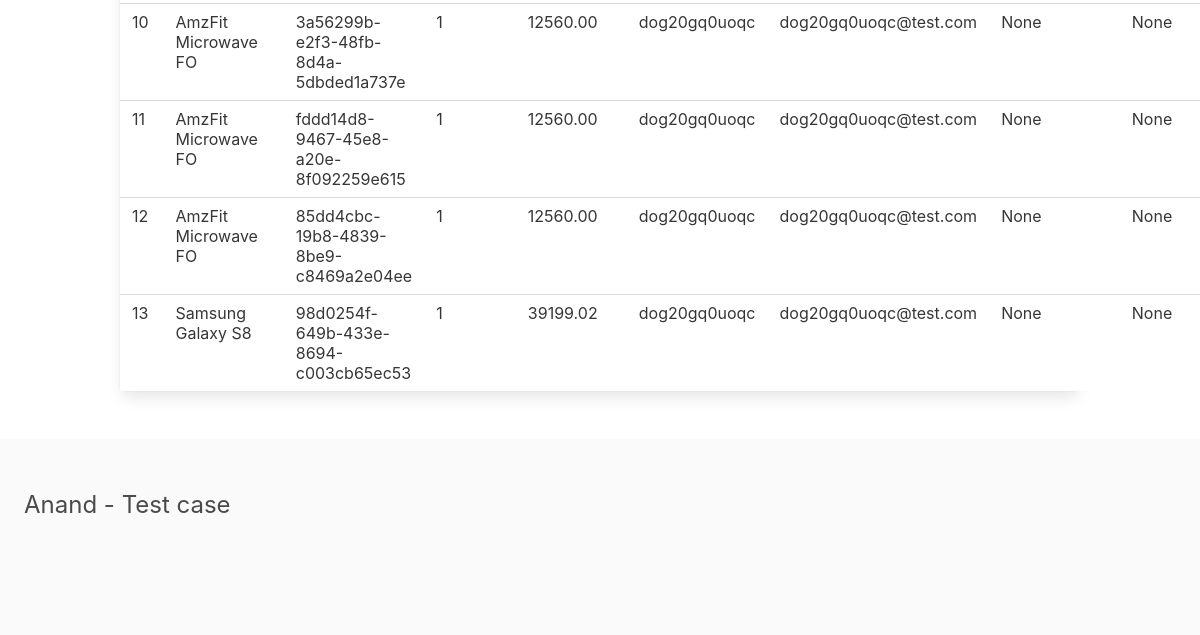
The page /adminapp/order (signed in, lower part) on the database as committed earlier.
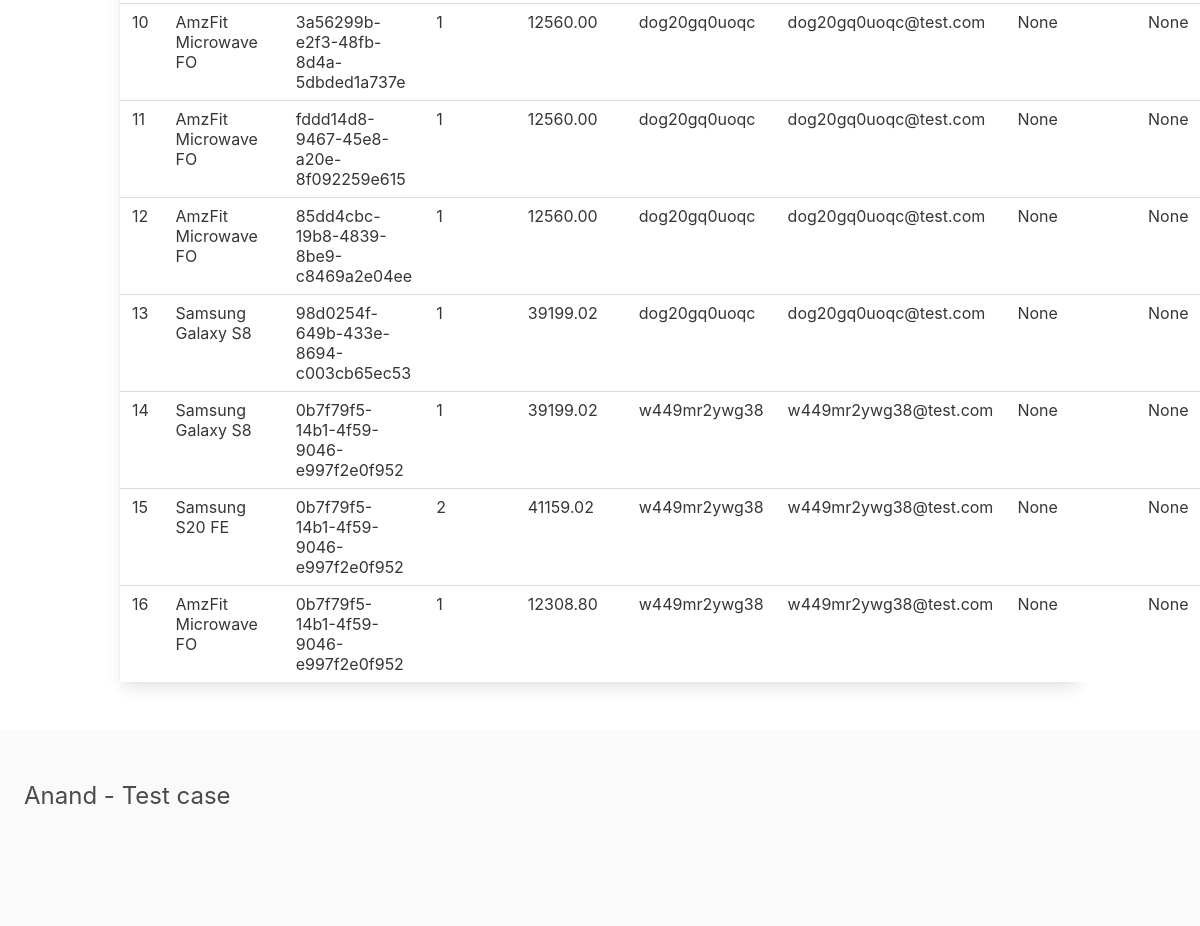
The same page on the database as committed later.
### order/models.py (models this page shows, shortened)
class OrderItem(models.Model):
    order = models.ForeignKey(Order, related_name='items', on_delete=models.CASCADE)
    product = models.ForeignKey(Product, related_name='items', on_delete=models.CASCADE)
    vendor_paid = models.BooleanField(default=False)
    price = models.DecimalField(max_digits=8, decimal_places=2)
    quantity = models.IntegerField(default=1)
    discount = models.IntegerField(default=0,null=True)

class Order(models.Model):
    user = models.ForeignKey(User, on_delete=models.PROTECT, related_name="orderd_user")
    email = models.CharField(null=True,max_length=100)
    address = models.CharField(null=True,max_length=100)
    mobile = models.CharField(null=True,max_length=100)
    orderid = models.CharField(null=True,max_length=20, unique=True)
    status = models.BooleanField(default=False)
    paid_amount = models.DecimalField(max_digits=8, decimal_places=2)
    created_at = models.DateTimeField(auto_now_add=True)
    class Meta:
        ordering = ['-created_at']

### product/models.py (models this page shows)
class Product(models.Model):
    name = models.CharField(max_length=180)
    code = models.CharField(max_length=20)
    price = models.FloatField(null=True, blank=True)
    features = models.TextField(max_length=200)
    inventory = models.IntegerField(default=0)
    status = models.BooleanField(default=False)
    slug = models.SlugField(max_length=140, null=True)
    image = models.ImageField(upload_to='uploads/', blank=True, null=True)
    created_at = models.DateTimeField(auto_now_add=True)
    def __str__(self):
        return str(self.name)

### user/models.py (models this page shows)
class User(AbstractUser):
    email = models.EmailField(null=True, blank=True, max_length=254, unique=True)
    mobile = models.CharField(max_length=15, null=True, blank=True)
    address = models.CharField(max_length=200, null=True, blank=True)
    status = models.BooleanField(default=False)
    created_at = models.DateTimeField(auto_now_add=True)
    def __str__(self):
        return str(self.username)

### adminapp/views.py (the view)
# urls.py: path('order', listOrders, name="order"),
@login_required()
def listOrders(request):  # List all Customers
    orders = OrderItem.objects.all()
    context = {'orders': orders}
    return render(request, 'adminapp/orders.html', context)

### cart/context_processors.py (called while the page is built)
def cart(request):
    return {'cart': Cart(request)}

### adminapp/templates/adminapp/orders.html (shortened to what this page needs)
{% extends 'adminapp/base.html' %}
{% block content %}
<div class="row">
		<div class="col-sm-12">
			<div class="card mb-0">
				<div class="card-body">
					<div class="table-responsive">
						<table class="datatable table table-stripped mb-0">
							<tbody>
							{% for order in orders %}
								<tr>
									<td> {{forloop.counter}}  </td>
									<td> {{order.product}} </td>
									<td> {{order.order.orderid}} </td>
									<td> {{order.quantity}} </td>
									<td> {{order.price}} </td>
									<td>{{order.order.user}}</td>
									<td>{{order.order.email}}</td>
									<td>{{order.order.mobile}}</td>
									<td> {{order.order.address}}</td>
								</tr>
							{% endfor %}
							</tbody>
						</table>
					  </div>
				  </div>
			  </div>
		  </div>
        </div>
{% endblock %}

### adminapp/templates/adminapp/base.html (shortened to what this page needs)
{% load static %}
<html>
    <head>
        <link rel="stylesheet" href="https://cdn.jsdelivr.net/npm/bulma@0.9.1/css/bulma.min.css">
        <link rel="stylesheet" href="{% static 'styles/main.css' %}">
    </head>
    <body>
        <section class="section">
            <div class="container">
                {% block content %}
                {% endblock %}
            </div>
        </section>
        <footer class="footer">
            <h3 class="is-size-4 mb-4"> Anand - Test case</h3>
        </footer>
    </body>
</html>

Rows that differ between the two databases and show on the page:
added OrderItem: product "Samsung Galaxy S8", order.orderid "0b7f79f5-14b1-4f59-9046-e997f2e0f952", quantity "1", price "39199.02", order.user "w449mr2ywg38", order.email "w449mr2ywg38@test.com", order.mobile "None", order.address "None"
added OrderItem: product "Samsung S20 FE", order.orderid "0b7f79f5-14b1-4f59-9046-e997f2e0f952", quantity "2", price "41159.02", order.user "w449mr2ywg38", order.email "w449mr2ywg38@test.com", order.mobile "None", order.address "None"
added OrderItem: product "AmzFit Microwave FO", order.orderid "0b7f79f5-14b1-4f59-9046-e997f2e0f952", quantity "1", price "12308.80", order.user "w449mr2ywg38", order.email "w449mr2ywg38@test.com", order.mobile "None", order.address "None"
